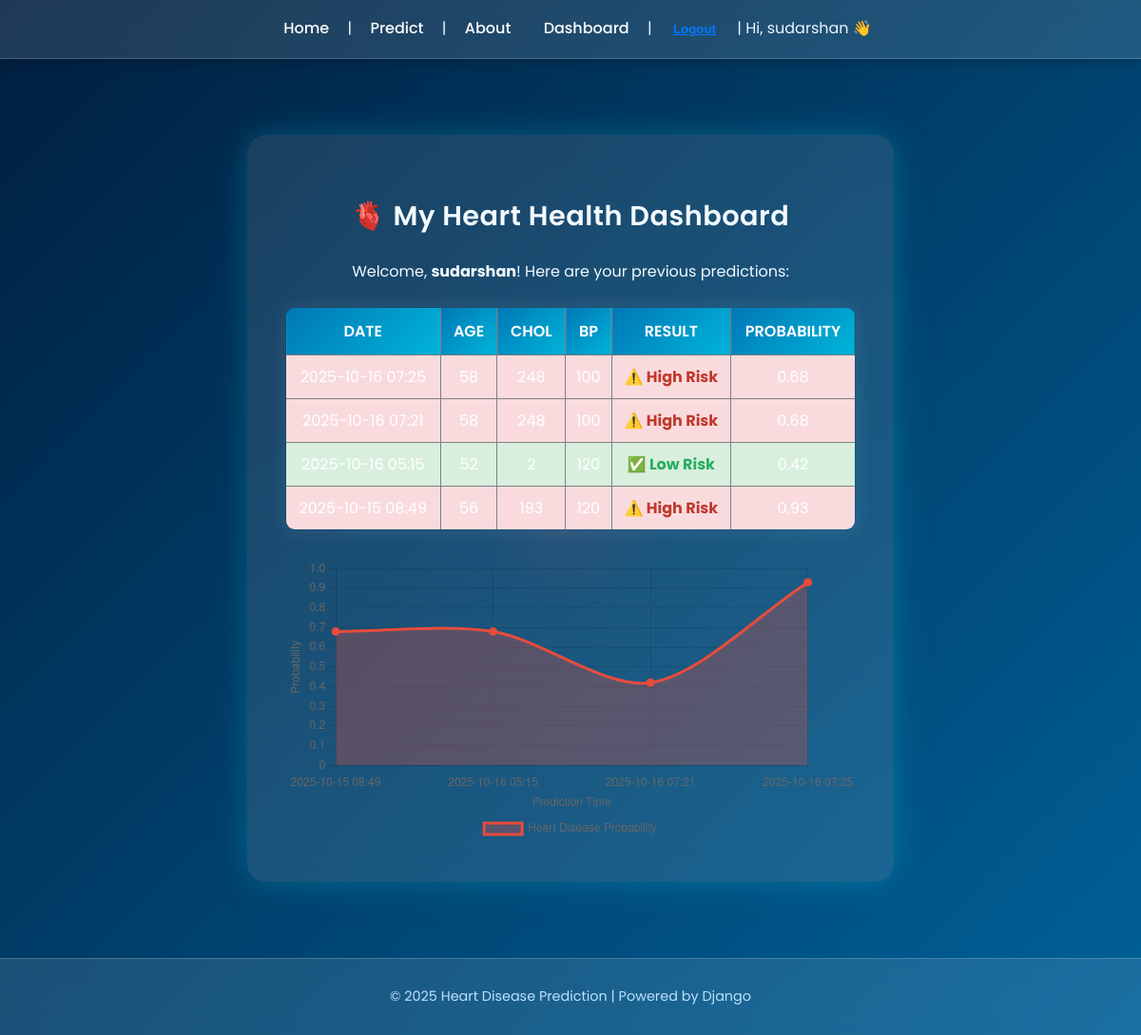
The app's page /dashboard/ (signed in) with its own data.
### core/models.py (models this page shows, shortened)
class Prediction(models.Model):
    user = models.ForeignKey(settings.AUTH_USER_MODEL, on_delete=models.SET_NULL, null=True, blank=True)
    created_at = models.DateTimeField(default=timezone.now)
    age = models.PositiveIntegerField()
    sex = models.PositiveSmallIntegerField(help_text="1 = male, 0 = female")
    cp = models.PositiveSmallIntegerField(help_text="Chest pain type (0–3)")
    trestbps = models.PositiveIntegerField(help_text="Resting blood pressure")
    chol = models.PositiveIntegerField(help_text="Cholesterol level")
    fbs = models.PositiveSmallIntegerField(help_text="Fasting blood sugar (1 = true, 0 = false)")
    restecg = models.PositiveSmallIntegerField(help_text="Resting ECG results (0–2)")
    thalach = models.PositiveIntegerField(help_text="Maximum heart rate achieved")
    exang = models.PositiveSmallIntegerField(help_text="Exercise induced angina (1 = yes, 0 = no)")
    oldpeak = models.FloatField(help_text="ST depression induced by exercise")
    slope = models.PositiveSmallIntegerField(help_text="Slope of peak exercise ST segment")
    ca = models.PositiveSmallIntegerField(help_text="Number of major vessels colored by fluoroscopy")
    thal = models.PositiveSmallIntegerField(help_text="Thalassemia (0–3)")
    result = models.CharField(max_length=20, null=True, blank=True)
    probability = models.FloatField(null=True, blank=True)

### core/views.py (the view)
# urls.py: path('dashboard/', views.dashboard_view, name='dashboard'),
@login_required
def dashboard_view(request):
    predictions = Prediction.objects.filter(user=request.user).order_by('-created_at')
    return render(request, "dashboard.html", {"predictions": predictions})

### core/templates/dashboard.html (shortened to what this page needs)
{% extends 'base.html' %}
{% load static %}
{% block content %}
<div class="container">
  <h2>🫀 My Heart Health Dashboard</h2>
  <p>Welcome, <strong>{{ user.username }}</strong>! Here are your previous predictions:</p>
  {% if predictions %}
    <table border="1" cellspacing="0" cellpadding="10" style="width:100%; border-radius:10px; border-collapse:collapse;">
      <tr style="background-color:#2980b9; color:white;">
        <th>Date</th>
        <th>Age</th>
        <th>Chol</th>
        <th>BP</th>
        <th>Result</th>
        <th>Probability</th>
      </tr>
      {% for p in predictions %}
      <tr style="text-align:center;
          {% if p.result == 'High Risk' %}
              background-color:#f8d7da;  /* Light red for High Risk */
          {% else %}
              background-color:#d4edda;  /* Light green for Low Risk */
          {% endif %}
      ">
        <td>{{ p.created_at|date:"Y-m-d H:i" }}</td>
        <td>{{ p.age }}</td>
        <td>{{ p.chol }}</td>
        <td>{{ p.trestbps }}</td>
        <td style="font-weight:bold;">
          {% if p.result == 'High Risk' %}
            ⚠️ <span style="color:#c0392b;">High Risk</span>
          {% else %}
            ✅ <span style="color:#27ae60;">Low Risk</span>
          {% endif %}
        </td>
        <td>{{ p.probability|floatformat:2 }}</td>
      </tr>
      {% endfor %}
    </table>
    <canvas id="riskChart" width="400" height="200" style="margin-top:30px;"></canvas>
  {% else %}
    <p>You haven’t made any predictions yet.</p>
    <a href="{% url 'predict' %}"><button>🧮 Make a Prediction</button></a>
  {% endif %}
</div>
<script>
  const labels = [
    {% for p in predictions %}"{{ p.created_at|date:'Y-m-d H:i' }}",{% endfor %}
  ];
  const data = {
    labels: labels.reverse(),
    datasets: [{
      label: 'Heart Disease Probability',
      data: [{% for p in predictions %}{{ p.probability|floatformat:2 }},{% endfor %}],
      borderColor: '#e74c3c',
      backgroundColor: 'rgba(231, 76, 60, 0.3)',
      fill: true,
      tension: 0.3,
      pointRadius: 4,
      pointBackgroundColor: '#e74c3c'
    }]
  };
  const config = {
    type: 'line',
    data: data,
    options: {
      responsive: true,
      plugins: {
        legend: { display: true, position: 'bottom' }
      },
      scales: {
        y: {
          beginAtZero: true,
          max: 1,
          title: { display: true, text: 'Probability' }
        },
        x: {
          title: { display: true, text: 'Prediction Time' }
        }
      }
    }
  };
  new Chart(document.getElementById('riskChart'), config);
</script>
{% endblock %}

### core/templates/base.html (shortened to what this page needs)
{% load static %}
<!DOCTYPE html>
<html>
<head>
<link rel="stylesheet" href="{% static 'css/style.css' %}">
</head>
<body>
<div class="holographic-heart"></div><div class="particle"></div>
<nav>
  <a href="/">Home</a> |
  <a href="/predict/">Predict</a> |
  <a href="/about/">About</a>
  {% if user.is_authenticated %}
      <a href="{% url 'dashboard' %}">Dashboard</a> |
      <form method="post" action="{% url 'logout' %}" style="display:inline;">
        <button type="submit" style="background:none; border:none; color:#007bff; cursor:pointer; text-decoration:underline;">Logout</button>
      </form> |
      <span>Hi, {{ user.username }} 👋</span>
  {% else %}
      <a href="{% url 'login' %}">Login</a> |
      <a href="{% url 'register' %}">Register</a>
  {% endif %}
</nav>
  {% block content %}{% endblock %}
  <footer>
    <p>© 2025 Heart Disease Prediction | Powered by Django</p>
  </footer>
</body>
</html>

### static/css/style.css (style rules this page uses)
body { font-family: 'Poppins', sans-serif; background: linear-gradient(135deg, #001f3f, #0077b6, #00b4d8, #90e0ef); background-size: 400% 400%; animation: bgShift 15s ease infinite; margin: 0; padding: 0; color: #eaf6ff; display: flex; flex-direction: column; min-height: 100vh; }
nav { background: rgba(255, 255, 255, 0.12); backdrop-filter: blur(12px); border-bottom: 1px solid rgba(255, 255, 255, 0.2); box-shadow: 0 4px 12px rgba(0, 0, 0, 0.2); padding: 15px 20px; text-align: center; position: sticky; top: 0; z-index: 1000; }
nav a { color: #ffffff; text-decoration: none; margin: 0 15px; font-weight: 500; transition: color 0.3s, transform 0.3s; }
button { background: linear-gradient(135deg, #00b4d8, #48cae4); border: none; border-radius: 25px; color: white; font-weight: 600; padding: 8px 18px; cursor: pointer; transition: all 0.3s ease; }
.container { background: rgba(255, 255, 255, 0.1); backdrop-filter: blur(15px); border-radius: 20px; box-shadow: 0 8px 20px rgba(0, 0, 0, 0.3); margin: 80px auto; padding: 40px; width: 90%; max-width: 600px; text-align: center; animation: fadeIn 1.5s ease; }
h1, h2, h3 { color: #ffffff; letter-spacing: 0.5px; }
h2 { font-size: 1.8rem; font-weight: 600; }
table { width: 100%; border-collapse: collapse; margin-top: 25px; border-radius: 15px; overflow: hidden; box-shadow: 0 0 20px rgba(255, 255, 255, 0.1); }
th { background: linear-gradient(135deg, #0077b6, #00b4d8); color: white; padding: 12px; text-transform: uppercase; font-weight: 600; }
td { background-color: rgba(255, 255, 255, 0.1); color: #fff; padding: 10px; }
footer { margin-top: auto; background: rgba(255, 255, 255, 0.1); text-align: center; padding: 15px; color: #bde0fe; font-size: 0.9rem; backdrop-filter: blur(10px); border-top: 1px solid rgba(255, 255, 255, 0.2); }
.holographic-heart { position: fixed; top: 50%; left: 50%; width: 180px; height: 180px; background: radial-gradient(circle at center, rgba(255, 75, 110, 0.4), transparent 70%); filter: blur(30px); transform: translate(-50%, -50%) rotate(0deg); border-radius: 50% 50% 50% 50%; animation: rotateHeart 12s linear infinite, glowPulse 3s ease-in-out infinite; z-index: 0; opacity: 0.3; }
.container { box-shadow: 0 0 30px rgba(0, 255, 255, 0.15), 0 0 50px rgba(0, 180, 216, 0.1); }
.container h2, .container p { color: #f2faff; }
.container, .predict-form { overflow: visible !important; position: relative; }

### records on screen
Prediction: created_at "2025-10-16 07:25", age "58", chol "248", trestbps "100", result "High Risk", probability "0.68"
Prediction: created_at "2025-10-16 07:21", age "58", chol "248", trestbps "100", result "High Risk", probability "0.68"
Prediction: created_at "2025-10-16 05:15", age "52", chol "2", trestbps "120", result "Low Risk", probability "0.42"
Prediction: created_at "2025-10-15 08:49", age "56", chol "193", trestbps "120", result "High Risk", probability "0.93"

### other values on screen
{{ user.username }} "sudarshan"
chart data {{ p.probability|floatformat:2 }} 0.68, 0.68, 0.42, 0.93
